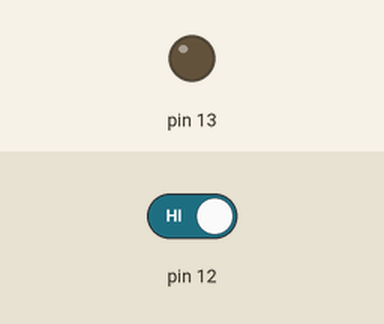
Bench run of a sketch on a simulated Arduino Uno, built with avr-gcc and run on an emulated ATmega328P. Parts: output pins drawn as LEDs (lit = HIGH). Dashed ring = blinking. The inputs (shaded band) are chosen by the test bench; at power-on: pin 12 HIGH.

Above: at 1.2 s.
1.3 s: pin 12 driven LOW
At 1.42 s:
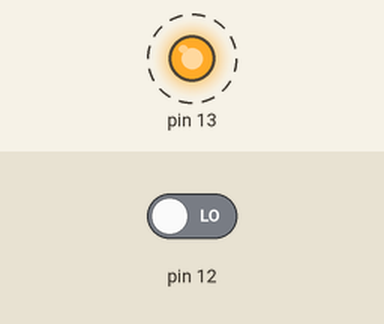
4.3 s: pin 12 driven HIGH
At 5.2 s:
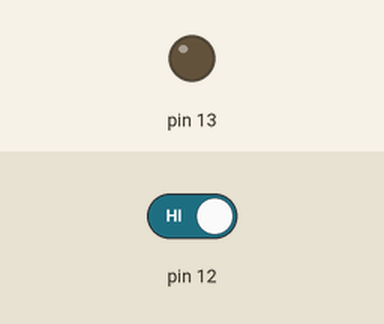
Timing chart, 0 to 7.3 s (numbered marks = the images above; inputs shaded):
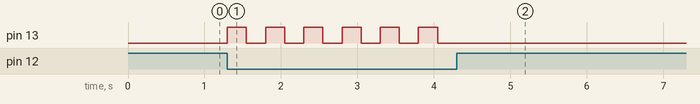

The sketch:

day11.ino
```cpp
void setup()
  {
    pinMode(12,INPUT);
    pinMode(13,OUTPUT);
  }
void loop()
  {
    for(;digitalRead(12)==0;)
      {
        digitalWrite(13,HIGH);
        delay(250);
        digitalWrite(13,LOW);
        delay(250);
      }
  }
```

Measured:
- after the input at 1.3 s, pin 13: alternates HIGH for 0.25 s and LOW for 0.25 s, starting at once
- after the input at 4.3 s, pin 13: stops changing and stays LOW
